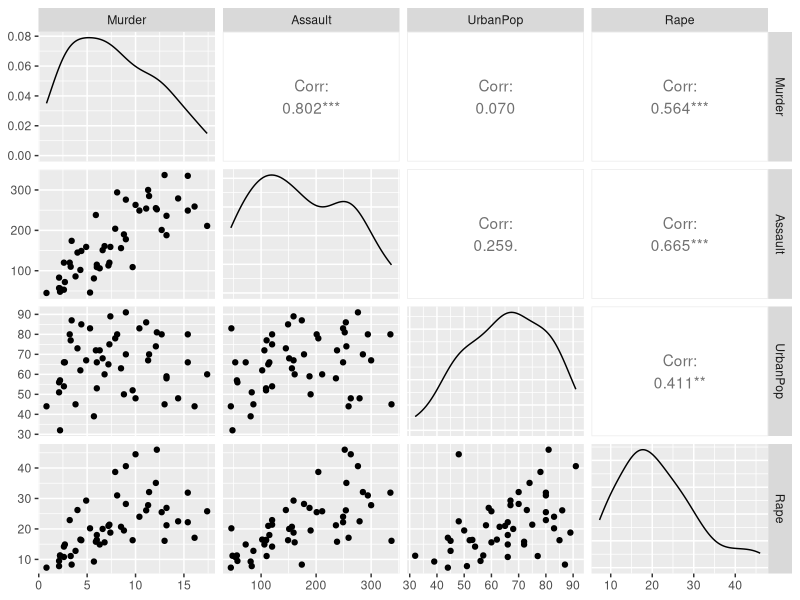

The R script that drew this image: (Note: this script raises an error after producing the figure.)
## ---- chunk 1
knitr::opts_chunk$set(error=TRUE,     # Keep compiling upon error
                      collapse=TRUE,  # collapse by default
                      echo=TRUE,      # echo code by default
                      comment = "#>", # change comment character
                      warning=TRUE,   # show R warnings
                      message=FALSE,  # show R messages
                      out.width = "100%",
                      out.height = "100%",
                      fig.width = 10)

packageTest<- function(x)  {
    if (!require(x,character.only = TRUE))  {
      install.packages(x,dep=TRUE)
      if(!require(x,character.only = TRUE)) stop("Package not found")
    }
}
## ---- chunk 2
set.seed(42)
## ---- chunk 3
packageTest('datasets')
data <- USArrests
head(data)
## ---- chunk 4
packageTest('ggplot2')
packageTest('GGally')
ggpairs(data)
## ---- chunk 5
packageTest('factoextra')

pca <- princomp(data)
fviz_eig(pca)
## ---- chunk 6
fviz_pca_ind(pca,
             col.ind = "cos2", # Color by the quality of representation
             gradient.cols = c("#00AFBB", "#E7B800", "#FC4E07"),
             repel = TRUE     # Avoid text overlapping
             )

## ---- chunk 7
fviz_pca_var(pca,
             col.var = "contrib", # Color by contributions to the PC
             gradient.cols = c("#00AFBB", "#E7B800", "#FC4E07"),
             repel = TRUE     # Avoid text overlapping
             )
## ---- chunk 8
pca$loadings
## ---- chunk 9
pca_std <- princomp(data, cor = TRUE)
fviz_eig(pca_std)
## ---- chunk 10
fviz_pca_ind(pca_std,
             col.ind = "cos2", # Color by the quality of representation
             gradient.cols = c("#00AFBB", "#E7B800", "#FC4E07"),
             repel = TRUE     # Avoid text overlapping
             )
## ---- chunk 11
fviz_pca_var(pca_std,
             col.var = "contrib", # Color by contributions to the PC
             gradient.cols = c("#00AFBB", "#E7B800", "#FC4E07"),
             repel = TRUE     # Avoid text overlapping
             )
## ---- chunk 12
pca_std$loadings
## ---- chunk 13
cov(data)
